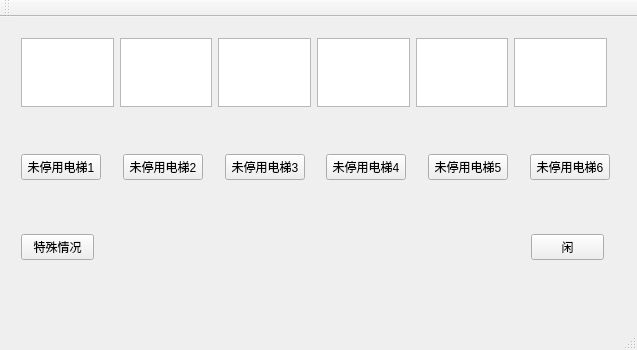
<?xml version="1.0" encoding="UTF-8"?>
<ui version="4.0">
 <class>myMainWindow</class>
 <widget class="QMainWindow" name="myMainWindow">
  <property name="geometry">
   <rect>
    <x>0</x>
    <y>0</y>
    <width>637</width>
    <height>350</height>
   </rect>
  </property>
  <property name="windowTitle">
   <string>controller</string>
  </property>
  <widget class="QWidget" name="centralWidget">
   <widget class="QWidget" name="horizontalLayoutWidget">
    <property name="geometry">
     <rect>
      <x>10</x>
      <y>10</y>
      <width>608</width>
      <height>91</height>
     </rect>
    </property>
    <layout class="QHBoxLayout" name="horizontalLayout">
     <item>
      <widget class="QTextBrowser" name="elevator1"/>
     </item>
     <item>
      <spacer name="horizontalSpacer">
       <property name="orientation">
        <enum>Qt::Horizontal</enum>
       </property>
       <property name="sizeHint" stdset="0">
        <size>
         <width>40</width>
         <height>20</height>
        </size>
       </property>
      </spacer>
     </item>
     <item>
      <widget class="QTextBrowser" name="elevotar2"/>
     </item>
     <item>
      <spacer name="horizontalSpacer_2">
       <property name="orientation">
        <enum>Qt::Horizontal</enum>
       </property>
       <property name="sizeHint" stdset="0">
        <size>
         <width>40</width>
         <height>20</height>
        </size>
       </property>
      </spacer>
     </item>
     <item>
      <widget class="QTextBrowser" name="elevotar3"/>
     </item>
     <item>
      <spacer name="horizontalSpacer_3">
       <property name="orientation">
        <enum>Qt::Horizontal</enum>
       </property>
       <property name="sizeHint" stdset="0">
        <size>
         <width>40</width>
         <height>20</height>
        </size>
       </property>
      </spacer>
     </item>
     <item>
      <widget class="QTextBrowser" name="elevotar4"/>
     </item>
     <item>
      <spacer name="horizontalSpacer_4">
       <property name="orientation">
        <enum>Qt::Horizontal</enum>
       </property>
       <property name="sizeHint" stdset="0">
        <size>
         <width>40</width>
         <height>20</height>
        </size>
       </property>
      </spacer>
     </item>
     <item>
      <widget class="QTextBrowser" name="elevotar5"/>
     </item>
     <item>
      <spacer name="horizontalSpacer_5">
       <property name="orientation">
        <enum>Qt::Horizontal</enum>
       </property>
       <property name="sizeHint" stdset="0">
        <size>
         <width>40</width>
         <height>20</height>
        </size>
       </property>
      </spacer>
     </item>
     <item>
      <widget class="QTextBrowser" name="elevator6"/>
     </item>
    </layout>
   </widget>
   <widget class="QWidget" name="horizontalLayoutWidget_2">
    <property name="geometry">
     <rect>
      <x>10</x>
      <y>110</y>
      <width>611</width>
      <height>80</height>
     </rect>
    </property>
    <layout class="QHBoxLayout" name="horizontalLayout_2">
     <item>
      <widget class="QPushButton" name="diable1">
       <property name="text">
        <string>未停用电梯1</string>
       </property>
      </widget>
     </item>
     <item>
      <spacer name="horizontalSpacer_6">
       <property name="orientation">
        <enum>Qt::Horizontal</enum>
       </property>
       <property name="sizeHint" stdset="0">
        <size>
         <width>40</width>
         <height>20</height>
        </size>
       </property>
      </spacer>
     </item>
     <item>
      <widget class="QPushButton" name="disable2">
       <property name="text">
        <string>未停用电梯2</string>
       </property>
      </widget>
     </item>
     <item>
      <spacer name="horizontalSpacer_7">
       <property name="orientation">
        <enum>Qt::Horizontal</enum>
       </property>
       <property name="sizeHint" stdset="0">
        <size>
         <width>40</width>
         <height>20</height>
        </size>
       </property>
      </spacer>
     </item>
     <item>
      <widget class="QPushButton" name="disable3">
       <property name="text">
        <string>未停用电梯3</string>
       </property>
      </widget>
     </item>
     <item>
      <spacer name="horizontalSpacer_8">
       <property name="orientation">
        <enum>Qt::Horizontal</enum>
       </property>
       <property name="sizeHint" stdset="0">
        <size>
         <width>40</width>
         <height>20</height>
        </size>
       </property>
      </spacer>
     </item>
     <item>
      <widget class="QPushButton" name="disable4">
       <property name="text">
        <string>未停用电梯4</string>
       </property>
      </widget>
     </item>
     <item>
      <spacer name="horizontalSpacer_9">
       <property name="orientation">
        <enum>Qt::Horizontal</enum>
       </property>
       <property name="sizeHint" stdset="0">
        <size>
         <width>40</width>
         <height>20</height>
        </size>
       </property>
      </spacer>
     </item>
     <item>
      <widget class="QPushButton" name="disable5">
       <property name="text">
        <string>未停用电梯5</string>
       </property>
      </widget>
     </item>
     <item>
      <spacer name="horizontalSpacer_10">
       <property name="orientation">
        <enum>Qt::Horizontal</enum>
       </property>
       <property name="sizeHint" stdset="0">
        <size>
         <width>40</width>
         <height>20</height>
        </size>
       </property>
      </spacer>
     </item>
     <item>
      <widget class="QPushButton" name="disable6">
       <property name="text">
        <string>未停用电梯6</string>
       </property>
      </widget>
     </item>
    </layout>
   </widget>
   <widget class="QWidget" name="verticalLayoutWidget_3">
    <property name="geometry">
     <rect>
      <x>520</x>
      <y>190</y>
      <width>95</width>
      <height>80</height>
     </rect>
    </property>
    <layout class="QVBoxLayout" name="verticalLayout_3">
     <item>
      <widget class="QPushButton" name="isbusy">
       <property name="text">
        <string>闲</string>
       </property>
      </widget>
     </item>
    </layout>
   </widget>
   <widget class="QWidget" name="verticalLayoutWidget_2">
    <property name="geometry">
     <rect>
      <x>10</x>
      <y>190</y>
      <width>95</width>
      <height>80</height>
     </rect>
    </property>
    <layout class="QVBoxLayout" name="verticalLayout_2">
     <item>
      <widget class="QPushButton" name="emergency">
       <property name="text">
        <string>特殊情况</string>
       </property>
      </widget>
     </item>
    </layout>
   </widget>
  </widget>
  <widget class="QMenuBar" name="menuBar">
   <property name="geometry">
    <rect>
     <x>0</x>
     <y>0</y>
     <width>637</width>
     <height>26</height>
    </rect>
   </property>
  </widget>
  <widget class="QToolBar" name="mainToolBar">
   <attribute name="toolBarArea">
    <enum>TopToolBarArea</enum>
   </attribute>
   <attribute name="toolBarBreak">
    <bool>false</bool>
   </attribute>
  </widget>
  <widget class="QStatusBar" name="statusBar"/>
 </widget>
 <layoutdefault spacing="6" margin="11"/>
 <resources/>
 <connections/>
</ui>
